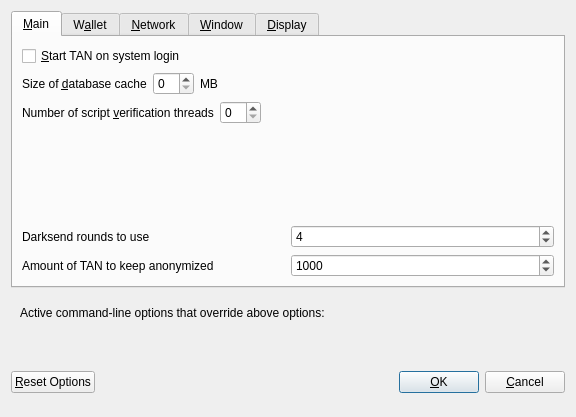
<?xml version="1.0" encoding="UTF-8"?>
<ui version="4.0">
 <class>OptionsDialog</class>
 <widget class="QDialog" name="OptionsDialog">
  <property name="geometry">
   <rect>
    <x>0</x>
    <y>0</y>
    <width>576</width>
    <height>417</height>
   </rect>
  </property>
  <property name="windowTitle">
   <string>Options</string>
  </property>
  <property name="modal">
   <bool>true</bool>
  </property>
  <layout class="QVBoxLayout" name="verticalLayout">
   <item>
    <widget class="QTabWidget" name="tabWidget">
     <property name="currentIndex">
      <number>0</number>
     </property>
     <widget class="QWidget" name="tabMain">
      <attribute name="title">
       <string>&amp;Main</string>
      </attribute>
      <layout class="QVBoxLayout" name="verticalLayout_Main">
       <item>
        <widget class="QCheckBox" name="bitcoinAtStartup">
         <property name="toolTip">
          <string>Automatically start TAN after logging in to the system.</string>
         </property>
         <property name="text">
          <string>&amp;Start TAN on system login</string>
         </property>
        </widget>
       </item>
       <item>
        <layout class="QHBoxLayout" name="horizontalLayout_2_Main">
         <item>
          <widget class="QLabel" name="databaseCacheLabel">
           <property name="text">
            <string>Size of &amp;database cache</string>
           </property>
           <property name="textFormat">
            <enum>Qt::PlainText</enum>
           </property>
           <property name="buddy">
            <cstring>databaseCache</cstring>
           </property>
          </widget>
         </item>
         <item>
          <widget class="QSpinBox" name="databaseCache"/>
         </item>
         <item>
          <widget class="QLabel" name="databaseCacheUnitLabel">
           <property name="text">
            <string>MB</string>
           </property>
           <property name="textFormat">
            <enum>Qt::PlainText</enum>
           </property>
          </widget>
         </item>
         <item>
          <spacer name="horizontalSpacer_2_Main">
           <property name="orientation">
            <enum>Qt::Horizontal</enum>
           </property>
           <property name="sizeHint" stdset="0">
            <size>
             <width>40</width>
             <height>20</height>
            </size>
           </property>
          </spacer>
         </item>
        </layout>
       </item>
       <item>
        <layout class="QHBoxLayout" name="horizontalLayout_3_Main">
         <item>
          <widget class="QLabel" name="threadsScriptVerifLabel">
           <property name="text">
            <string>Number of script &amp;verification threads</string>
           </property>
           <property name="textFormat">
            <enum>Qt::PlainText</enum>
           </property>
           <property name="buddy">
            <cstring>threadsScriptVerif</cstring>
           </property>
          </widget>
         </item>
         <item>
          <widget class="QSpinBox" name="threadsScriptVerif">
           <property name="toolTip">
            <string>(0 = auto, &lt;0 = leave that many cores free)</string>
           </property>
          </widget>
         </item>
         <item>
          <spacer name="horizontalSpacer_3_Main">
           <property name="orientation">
            <enum>Qt::Horizontal</enum>
           </property>
           <property name="sizeHint" stdset="0">
            <size>
             <width>40</width>
             <height>20</height>
            </size>
           </property>
          </spacer>
         </item>
        </layout>
       </item>
       <item>
        <spacer name="verticalSpacer_Main">
         <property name="orientation">
          <enum>Qt::Vertical</enum>
         </property>
         <property name="sizeHint" stdset="0">
          <size>
           <width>20</width>
           <height>40</height>
          </size>
         </property>
        </spacer>
       </item>
       <item>
        <layout class="QHBoxLayout" name="horizontalLayout_4_Main">
         <item>
          <widget class="QLabel" name="label">
           <property name="toolTip">
            <string>This setting determines the amount of individual masternodes that an input will be anonymized through.&lt;br/&gt;More rounds of anonymization gives a higher degree of privacy, but also costs more in fees.</string>
           </property>
           <property name="text">
            <string>Darksend rounds to use</string>
           </property>
          </widget>
         </item>
         <item>
          <widget class="QSpinBox" name="DarksendRounds">
           <property name="minimum">
            <number>2</number>
           </property>
           <property name="maximum">
            <number>8</number>
           </property>
           <property name="value">
            <number>4</number>
           </property>
          </widget>
         </item>
        </layout>
       </item>
       <item>
        <layout class="QHBoxLayout" name="horizontalLayout">
         <item>
          <widget class="QLabel" name="label_2">
           <property name="toolTip">
            <string>This amount acts as a threshold to turn off Darksend once it's reached.</string>
           </property>
           <property name="statusTip">
            <string notr="true"/>
           </property>
           <property name="whatsThis">
            <string notr="true"/>
           </property>
           <property name="accessibleName">
            <string notr="true"/>
           </property>
           <property name="accessibleDescription">
            <string notr="true"/>
           </property>
           <property name="text">
            <string>Amount of TAN to keep anonymized</string>
           </property>
          </widget>
         </item>
         <item>
          <widget class="QSpinBox" name="anonymizeTAN">
           <property name="minimum">
            <number>100</number>
           </property>
           <property name="maximum">
            <number>100000</number>
           </property>
           <property name="singleStep">
            <number>100</number>
           </property>
           <property name="value">
            <number>1000</number>
           </property>
          </widget>
         </item>
        </layout>
       </item>
      </layout>
     </widget>
     <widget class="QWidget" name="tabWallet">
      <attribute name="title">
       <string>W&amp;allet</string>
      </attribute>
      <layout class="QVBoxLayout" name="verticalLayout_Wallet">
       <item>
        <widget class="QGroupBox" name="groupBox">
         <property name="title">
          <string>Expert</string>
         </property>
         <layout class="QVBoxLayout" name="verticalLayout_2">
          <item>
           <widget class="QCheckBox" name="coinControlFeatures">
            <property name="toolTip">
             <string>Whether to show coin control features or not.</string>
            </property>
            <property name="text">
             <string>Enable coin &amp;control features</string>
            </property>
           </widget>
          </item>
          <item>
           <widget class="QCheckBox" name="showMasternodesTab">
            <property name="toolTip">
             <string>Show additional tab listing all your masternodes in first sub-tab&lt;br/&gt;and all masternodes on the network in second sub-tab.</string>
            </property>
            <property name="text">
             <string>Show Masternodes Tab</string>
            </property>
           </widget>
          </item>
          <item>
           <widget class="QCheckBox" name="spendZeroConfChange">
            <property name="toolTip">
             <string>If you disable the spending of unconfirmed change, the change from a transaction&lt;br/&gt;cannot be used until that transaction has at least one confirmation.&lt;br/&gt;This also affects how your balance is computed.</string>
            </property>
            <property name="text">
             <string>&amp;Spend unconfirmed change</string>
            </property>
           </widget>
          </item>
         </layout>
        </widget>
       </item>
       <item>
        <spacer name="verticalSpacer_Wallet">
         <property name="orientation">
          <enum>Qt::Vertical</enum>
         </property>
         <property name="sizeHint" stdset="0">
          <size>
           <width>20</width>
           <height>40</height>
          </size>
         </property>
        </spacer>
       </item>
      </layout>
     </widget>
     <widget class="QWidget" name="tabNetwork">
      <attribute name="title">
       <string>&amp;Network</string>
      </attribute>
      <layout class="QVBoxLayout" name="verticalLayout_Network">
       <item>
        <widget class="QCheckBox" name="mapPortUpnp">
         <property name="toolTip">
          <string>Automatically open the TAN client port on the router. This only works when your router supports UPnP and it is enabled.</string>
         </property>
         <property name="text">
          <string>Map port using &amp;UPnP</string>
         </property>
        </widget>
       </item>
       <item>
        <widget class="QCheckBox" name="allowIncoming">
         <property name="toolTip">
          <string>Accept connections from outside</string>
         </property>
         <property name="text">
          <string>Allow incoming connections</string>
         </property>
        </widget>
       </item>
       <item>
        <widget class="QCheckBox" name="connectSocks">
         <property name="toolTip">
          <string>Connect to the TAN network through a SOCKS5 proxy.</string>
         </property>
         <property name="text">
          <string>&amp;Connect through SOCKS5 proxy (default proxy):</string>
         </property>
        </widget>
       </item>
       <item>
        <layout class="QHBoxLayout" name="horizontalLayout_1_Network">
         <item>
          <widget class="QLabel" name="proxyIpLabel">
           <property name="text">
            <string>Proxy &amp;IP:</string>
           </property>
           <property name="textFormat">
            <enum>Qt::PlainText</enum>
           </property>
           <property name="buddy">
            <cstring>proxyIp</cstring>
           </property>
          </widget>
         </item>
         <item>
          <widget class="QValidatedLineEdit" name="proxyIp">
           <property name="minimumSize">
            <size>
             <width>140</width>
             <height>0</height>
            </size>
           </property>
           <property name="maximumSize">
            <size>
             <width>140</width>
             <height>16777215</height>
            </size>
           </property>
           <property name="toolTip">
            <string>IP address of the proxy (e.g. IPv4: 127.0.0.1 / IPv6: ::1)</string>
           </property>
          </widget>
         </item>
         <item>
          <widget class="QLabel" name="proxyPortLabel">
           <property name="text">
            <string>&amp;Port:</string>
           </property>
           <property name="textFormat">
            <enum>Qt::PlainText</enum>
           </property>
           <property name="buddy">
            <cstring>proxyPort</cstring>
           </property>
          </widget>
         </item>
         <item>
          <widget class="QLineEdit" name="proxyPort">
           <property name="minimumSize">
            <size>
             <width>55</width>
             <height>0</height>
            </size>
           </property>
           <property name="maximumSize">
            <size>
             <width>55</width>
             <height>16777215</height>
            </size>
           </property>
           <property name="toolTip">
            <string>Port of the proxy (e.g. 19404)</string>
           </property>
          </widget>
         </item>
         <item>
          <spacer name="horizontalSpacer_1_Network">
           <property name="orientation">
            <enum>Qt::Horizontal</enum>
           </property>
           <property name="sizeHint" stdset="0">
            <size>
             <width>40</width>
             <height>20</height>
            </size>
           </property>
          </spacer>
         </item>
        </layout>
       </item>
       <item>
        <spacer name="verticalSpacer_Network">
         <property name="orientation">
          <enum>Qt::Vertical</enum>
         </property>
         <property name="sizeHint" stdset="0">
          <size>
           <width>20</width>
           <height>40</height>
          </size>
         </property>
        </spacer>
       </item>
      </layout>
     </widget>
     <widget class="QWidget" name="tabWindow">
      <attribute name="title">
       <string>&amp;Window</string>
      </attribute>
      <layout class="QVBoxLayout" name="verticalLayout_Window">
       <item>
        <widget class="QCheckBox" name="minimizeToTray">
         <property name="toolTip">
          <string>Show only a tray icon after minimizing the window.</string>
         </property>
         <property name="text">
          <string>&amp;Minimize to the tray instead of the taskbar</string>
         </property>
        </widget>
       </item>
       <item>
        <widget class="QCheckBox" name="minimizeOnClose">
         <property name="toolTip">
          <string>Minimize instead of exit the application when the window is closed. When this option is enabled, the application will be closed only after selecting Quit in the menu.</string>
         </property>
         <property name="text">
          <string>M&amp;inimize on close</string>
         </property>
        </widget>
       </item>
       <item>
        <spacer name="verticalSpacer_Window">
         <property name="orientation">
          <enum>Qt::Vertical</enum>
         </property>
         <property name="sizeHint" stdset="0">
          <size>
           <width>20</width>
           <height>40</height>
          </size>
         </property>
        </spacer>
       </item>
      </layout>
     </widget>
     <widget class="QWidget" name="tabDisplay">
      <attribute name="title">
       <string>&amp;Display</string>
      </attribute>
      <layout class="QVBoxLayout" name="verticalLayout_Display">
       <item>
        <layout class="QHBoxLayout" name="horizontalLayout_1_Display">
         <item>
          <widget class="QLabel" name="langLabel">
           <property name="text">
            <string>User Interface &amp;language:</string>
           </property>
           <property name="textFormat">
            <enum>Qt::PlainText</enum>
           </property>
           <property name="buddy">
            <cstring>lang</cstring>
           </property>
          </widget>
         </item>
         <item>
          <widget class="QValueComboBox" name="lang">
           <property name="toolTip">
            <string>The user interface language can be set here. This setting will take effect after restarting TAN.</string>
           </property>
          </widget>
         </item>
        </layout>
       </item>
       <item>
        <widget class="QLabel" name="label_3">
         <property name="toolTip">
          <string notr="true"/>
         </property>
         <property name="statusTip">
          <string notr="true"/>
         </property>
         <property name="whatsThis">
          <string notr="true"/>
         </property>
         <property name="accessibleName">
          <string notr="true"/>
         </property>
         <property name="text">
          <string>Language missing or translation incomplete? Help contributing translations here:
https://www.transifex.com/taurusnetwork-project/taurusnetwork-project-translations</string>
         </property>
         <property name="wordWrap">
          <bool>true</bool>
         </property>
         <property name="openExternalLinks">
          <bool>true</bool>
         </property>
         <property name="textInteractionFlags">
          <set>Qt::TextBrowserInteraction</set>
         </property>
        </widget>
       </item>
       <item>
        <layout class="QHBoxLayout" name="horizontalLayout_4_Display" stretch="0,0">
         <item>
          <widget class="QLabel" name="themeLabel">
           <property name="text">
            <string>User Interface Theme:</string>
           </property>
          </widget>
         </item>
         <item>
          <widget class="QValueComboBox" name="theme"/>
         </item>
        </layout>
       </item>
       <item>
        <widget class="Line" name="line">
         <property name="orientation">
          <enum>Qt::Horizontal</enum>
         </property>
        </widget>
       </item>
       <item>
        <layout class="QHBoxLayout" name="horizontalLayout_2_Display">
         <item>
          <widget class="QLabel" name="unitLabel">
           <property name="text">
            <string>&amp;Unit to show amounts in:</string>
           </property>
           <property name="textFormat">
            <enum>Qt::PlainText</enum>
           </property>
           <property name="buddy">
            <cstring>unit</cstring>
           </property>
          </widget>
         </item>
         <item>
          <widget class="QValueComboBox" name="unit">
           <property name="toolTip">
            <string>Choose the default subdivision unit to show in the interface and when sending coins.</string>
           </property>
          </widget>
         </item>
        </layout>
       </item>
       <item>
        <layout class="QHBoxLayout" name="horizontalLayout_5_Display">
         <item>
          <widget class="QLabel" name="digitsLabel">
           <property name="text">
            <string>Decimal digits</string>
           </property>
          </widget>
         </item>
         <item>
          <widget class="QValueComboBox" name="digits"/>
         </item>
        </layout>
       </item>
       <item>
        <layout class="QHBoxLayout" name="horizontalLayout_3_Display">
         <item>
          <widget class="QLabel" name="thirdPartyTxUrlsLabel">
           <property name="toolTip">
            <string>Third party URLs (e.g. a block explorer) that appear in the transactions tab as context menu items. %s in the URL is replaced by transaction hash. Multiple URLs are separated by vertical bar |.</string>
           </property>
           <property name="text">
            <string>Third party transaction URLs</string>
           </property>
           <property name="buddy">
            <cstring>thirdPartyTxUrls</cstring>
           </property>
          </widget>
         </item>
         <item>
          <widget class="QLineEdit" name="thirdPartyTxUrls">
           <property name="toolTip">
            <string>Third party URLs (e.g. a block explorer) that appear in the transactions tab as context menu items. %s in the URL is replaced by transaction hash. Multiple URLs are separated by vertical bar |.</string>
           </property>
          </widget>
         </item>
        </layout>
       </item>
       <item>
        <spacer name="verticalSpacer">
         <property name="orientation">
          <enum>Qt::Vertical</enum>
         </property>
         <property name="sizeHint" stdset="0">
          <size>
           <width>20</width>
           <height>40</height>
          </size>
         </property>
        </spacer>
       </item>
      </layout>
     </widget>
    </widget>
   </item>
   <item>
    <widget class="QFrame" name="frame">
     <layout class="QVBoxLayout" name="verticalLayout_Bottom">
      <item>
       <layout class="QHBoxLayout" name="horizontalLayout_Bottom">
        <item>
         <widget class="QLabel" name="overriddenByCommandLineInfoLabel">
          <property name="text">
           <string>Active command-line options that override above options:</string>
          </property>
          <property name="textFormat">
           <enum>Qt::PlainText</enum>
          </property>
         </widget>
        </item>
        <item>
         <spacer name="horizontalSpacer_Bottom">
          <property name="orientation">
           <enum>Qt::Horizontal</enum>
          </property>
          <property name="sizeHint" stdset="0">
           <size>
            <width>40</width>
            <height>20</height>
           </size>
          </property>
         </spacer>
        </item>
       </layout>
      </item>
      <item>
       <widget class="QLabel" name="overriddenByCommandLineLabel">
        <property name="text">
         <string/>
        </property>
        <property name="textFormat">
         <enum>Qt::PlainText</enum>
        </property>
        <property name="wordWrap">
         <bool>true</bool>
        </property>
       </widget>
      </item>
     </layout>
    </widget>
   </item>
   <item>
    <layout class="QHBoxLayout" name="horizontalLayout_Buttons">
     <item>
      <widget class="QPushButton" name="resetButton">
       <property name="toolTip">
        <string>Reset all client options to default.</string>
       </property>
       <property name="text">
        <string>&amp;Reset Options</string>
       </property>
       <property name="autoDefault">
        <bool>false</bool>
       </property>
      </widget>
     </item>
     <item>
      <spacer name="horizontalSpacer_1">
       <property name="orientation">
        <enum>Qt::Horizontal</enum>
       </property>
       <property name="sizeHint" stdset="0">
        <size>
         <width>40</width>
         <height>48</height>
        </size>
       </property>
      </spacer>
     </item>
     <item>
      <widget class="QLabel" name="statusLabel">
       <property name="minimumSize">
        <size>
         <width>200</width>
         <height>0</height>
        </size>
       </property>
       <property name="font">
        <font>
         <weight>75</weight>
         <bold>true</bold>
        </font>
       </property>
       <property name="text">
        <string/>
       </property>
       <property name="textFormat">
        <enum>Qt::PlainText</enum>
       </property>
       <property name="wordWrap">
        <bool>true</bool>
       </property>
      </widget>
     </item>
     <item>
      <spacer name="horizontalSpacer_2">
       <property name="orientation">
        <enum>Qt::Horizontal</enum>
       </property>
       <property name="sizeHint" stdset="0">
        <size>
         <width>40</width>
         <height>48</height>
        </size>
       </property>
      </spacer>
     </item>
     <item>
      <widget class="QPushButton" name="okButton">
       <property name="text">
        <string>&amp;OK</string>
       </property>
       <property name="autoDefault">
        <bool>false</bool>
       </property>
       <property name="default">
        <bool>true</bool>
       </property>
      </widget>
     </item>
     <item>
      <widget class="QPushButton" name="cancelButton">
       <property name="text">
        <string>&amp;Cancel</string>
       </property>
       <property name="autoDefault">
        <bool>false</bool>
       </property>
      </widget>
     </item>
    </layout>
   </item>
  </layout>
 </widget>
 <customwidgets>
  <customwidget>
   <class>QValidatedLineEdit</class>
   <extends>QLineEdit</extends>
   <header>qvalidatedlineedit.h</header>
  </customwidget>
  <customwidget>
   <class>QValueComboBox</class>
   <extends>QComboBox</extends>
   <header>qvaluecombobox.h</header>
  </customwidget>
 </customwidgets>
 <resources/>
 <connections/>
</ui>
